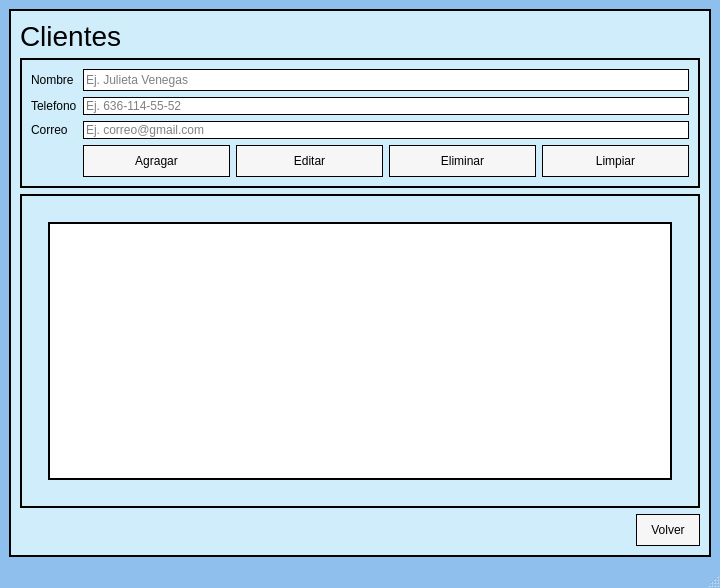
<?xml version="1.0" encoding="UTF-8"?>
<ui version="4.0">
 <class>MainWindow</class>
 <widget class="QMainWindow" name="MainWindow">
  <property name="geometry">
   <rect>
    <x>0</x>
    <y>0</y>
    <width>720</width>
    <height>588</height>
   </rect>
  </property>
  <property name="windowTitle">
   <string>MainWindow</string>
  </property>
  <property name="styleSheet">
   <string notr="true">/*fondo*/
QMainWindow{
Background-color:#8fbfec;
}
/*frame*/
QFrame{
border:2px solid black;
background-color: #D0EDFC
}


/*label*/
QLabel{
border:none;
color: black;
border:none;
}

QLabel#lblTituloCliente{
border:none;
color:#black;
Font-size:28px;
border:none;

}

/*botones*/
QPushButton{
background-color: #f6f6f6;
color: black;
border: 1px solid black;
border-radius: 25px;
padding: 8px 14px;
}

/*hover:cuando paso el maus*/
QPushButton:hover{
background-color: white;
color: black;
border: 2px solid #1b4f72;
}

/*presionado*/
QPushButton:pressed{
background-color: white;
color:black;
}

/*tabla*/
QTableWidget{
background-color: #ffffff;
border:2px solid black;
}

/*TXT*/
QLineEdit{
background-color:#ffffff;
border:1px solid black;
color: black;
}
</string>
  </property>
  <widget class="QWidget" name="centralwidget">
   <layout class="QVBoxLayout" name="verticalLayout_3">
    <item>
     <widget class="QFrame" name="frame_3">
      <property name="styleSheet">
       <string notr="true"/>
      </property>
      <property name="frameShape">
       <enum>QFrame::StyledPanel</enum>
      </property>
      <property name="frameShadow">
       <enum>QFrame::Raised</enum>
      </property>
      <layout class="QVBoxLayout" name="verticalLayout_4">
       <item>
        <widget class="QLabel" name="lblTituloCliente">
         <property name="font">
          <font>
           <pointsize>-1</pointsize>
          </font>
         </property>
         <property name="styleSheet">
          <string notr="true"/>
         </property>
         <property name="text">
          <string>Clientes</string>
         </property>
        </widget>
       </item>
       <item>
        <widget class="QFrame" name="frame">
         <property name="frameShape">
          <enum>QFrame::StyledPanel</enum>
         </property>
         <property name="frameShadow">
          <enum>QFrame::Raised</enum>
         </property>
         <layout class="QGridLayout" name="gridLayout">
          <item row="1" column="0">
           <widget class="QLabel" name="lblNombre">
            <property name="styleSheet">
             <string notr="true"/>
            </property>
            <property name="text">
             <string>Nombre</string>
            </property>
           </widget>
          </item>
          <item row="1" column="1">
           <widget class="QLineEdit" name="txtNombre">
            <property name="minimumSize">
             <size>
              <width>100</width>
              <height>22</height>
             </size>
            </property>
            <property name="styleSheet">
             <string notr="true"/>
            </property>
            <property name="placeholderText">
             <string>Ej. Julieta Venegas</string>
            </property>
           </widget>
          </item>
          <item row="2" column="1">
           <widget class="QLineEdit" name="txtTelefono">
            <property name="styleSheet">
             <string notr="true"/>
            </property>
            <property name="placeholderText">
             <string>Ej. 636-114-55-52</string>
            </property>
           </widget>
          </item>
          <item row="2" column="0">
           <widget class="QLabel" name="lblTelefono">
            <property name="styleSheet">
             <string notr="true"/>
            </property>
            <property name="text">
             <string>Telefono</string>
            </property>
           </widget>
          </item>
          <item row="3" column="1">
           <widget class="QLineEdit" name="txtCorreo">
            <property name="styleSheet">
             <string notr="true"/>
            </property>
            <property name="placeholderText">
             <string>Ej. correo@gmail.com</string>
            </property>
           </widget>
          </item>
          <item row="3" column="0">
           <widget class="QLabel" name="lblCorreo">
            <property name="styleSheet">
             <string notr="true"/>
            </property>
            <property name="text">
             <string>Correo</string>
            </property>
           </widget>
          </item>
          <item row="4" column="1">
           <layout class="QHBoxLayout" name="horizontalLayout_2">
            <item>
             <widget class="QPushButton" name="btnAgregar">
              <property name="styleSheet">
               <string notr="true"/>
              </property>
              <property name="text">
               <string>Agragar</string>
              </property>
              <property name="icon">
               <iconset>
                <normaloff>../img/add_24dp_1F1F1F_FILL0_wght400_GRAD0_opsz24.png</normaloff>../img/add_24dp_1F1F1F_FILL0_wght400_GRAD0_opsz24.png</iconset>
              </property>
             </widget>
            </item>
            <item>
             <widget class="QPushButton" name="btnEditar">
              <property name="styleSheet">
               <string notr="true"/>
              </property>
              <property name="text">
               <string>Editar</string>
              </property>
              <property name="icon">
               <iconset>
                <normaloff>../img/edit_24dp_1F1F1F_FILL0_wght400_GRAD0_opsz24.png</normaloff>../img/edit_24dp_1F1F1F_FILL0_wght400_GRAD0_opsz24.png</iconset>
              </property>
             </widget>
            </item>
            <item>
             <widget class="QPushButton" name="btnEliminar">
              <property name="styleSheet">
               <string notr="true"/>
              </property>
              <property name="text">
               <string>Eliminar</string>
              </property>
              <property name="icon">
               <iconset>
                <normaloff>../img/delete_24dp_1F1F1F_FILL0_wght400_GRAD0_opsz24.png</normaloff>../img/delete_24dp_1F1F1F_FILL0_wght400_GRAD0_opsz24.png</iconset>
              </property>
             </widget>
            </item>
            <item>
             <widget class="QPushButton" name="btnLimpiar">
              <property name="styleSheet">
               <string notr="true"/>
              </property>
              <property name="text">
               <string>Limpiar</string>
              </property>
              <property name="icon">
               <iconset>
                <normaloff>../img/mop_24dp_1F1F1F_FILL0_wght400_GRAD0_opsz24.png</normaloff>../img/mop_24dp_1F1F1F_FILL0_wght400_GRAD0_opsz24.png</iconset>
              </property>
              <property name="autoExclusive">
               <bool>false</bool>
              </property>
             </widget>
            </item>
           </layout>
          </item>
         </layout>
        </widget>
       </item>
       <item>
<widget class="QFrame" name="frame_2">
          <property name="styleSheet">
           <string notr="true">QFrame#frame_2 { background-color: #D0EDFC; border: 2px solid black; padding: 8px; }</string>
          </property>
          <property name="frameShape">
           <enum>QFrame::NoFrame</enum>
          </property>
          <property name="frameShadow">
           <enum>QFrame::Plain</enum>
          </property>
<layout class="QVBoxLayout" name="verticalLayout_2">
           <item>
            <widget class="QFrame" name="frameTabla">
             <property name="styleSheet">
              <string notr="true">QFrame#frameTabla { background-color: transparent; border: none; }</string>
             </property>
             <property name="frameShape">
              <enum>QFrame::NoFrame</enum>
             </property>
             <layout class="QVBoxLayout" name="verticalLayoutTabla">
              <item>
               <widget class="QTableWidget" name="tblClientes">
                <property name="styleSheet">
                 <string notr="true">QTableWidget { background-color: #ffffff; border: 2px solid black; }</string>
                </property>
                <property name="minimumSize">
                 <size>
                  <width>0</width>
                  <height>80</height>
                 </size>
                </property>
               </widget>
              </item>
             </layout>
            </widget>
           </item>
          </layout>
         </widget>
       </item>
       <item>
        <layout class="QHBoxLayout" name="horizontalLayout">
         <item>
          <spacer name="horizontalSpacer">
           <property name="orientation">
            <enum>Qt::Horizontal</enum>
           </property>
           <property name="sizeHint" stdset="0">
            <size>
             <width>40</width>
             <height>17</height>
            </size>
           </property>
          </spacer>
         </item>
         <item>
          <widget class="QPushButton" name="btnVolver">
           <property name="styleSheet">
            <string notr="true"/>
           </property>
           <property name="text">
            <string>Volver</string>
           </property>
           <property name="icon">
            <iconset>
             <normaloff>../img/arrow_back_24dp_1F1F1F_FILL0_wght400_GRAD0_opsz24.png</normaloff>../img/arrow_back_24dp_1F1F1F_FILL0_wght400_GRAD0_opsz24.png</iconset>
           </property>
          </widget>
         </item>
        </layout>
       </item>
      </layout>
     </widget>
    </item>
   </layout>
  </widget>
  <widget class="QStatusBar" name="statusbar"/>
 </widget>
 <resources/>
 <connections/>
</ui>
